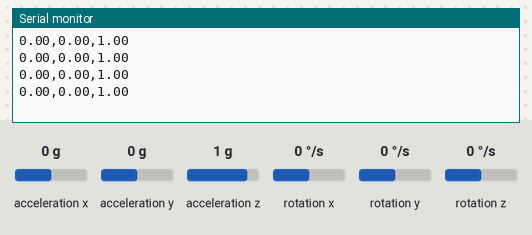
The sketch below on a simulated ESP32. On the bench: the last lines printed to the serial monitor. Wiring (inferred from the names in the program): MPU-6050 motion sensor at I2C address 0x68. The test bench sets the inputs (shaded band); at power-on: acceleration x 0 g, acceleration y 0 g, acceleration z 1 g, rotation x 0 °/s, rotation y 0 °/s, rotation z 0 °/s. Nothing arrives over Bluetooth unless stated; a phone connects over Bluetooth LE 3 s after start.

Above: at 1.2 s.
1.3 s: acceleration x set to -1.4 g
At 1.69 s:
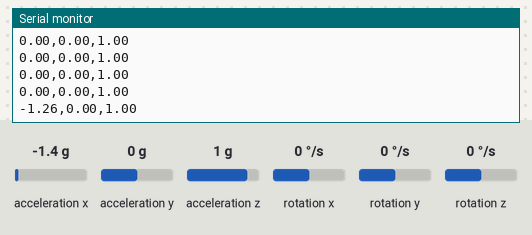
2.8 s: acceleration y set to -1.4 g
At 2.97 s:
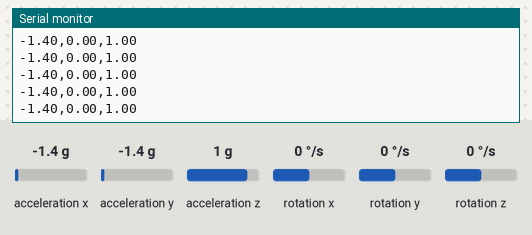
4.3 s: acceleration z set to -1.4 g
At 4.51 s:
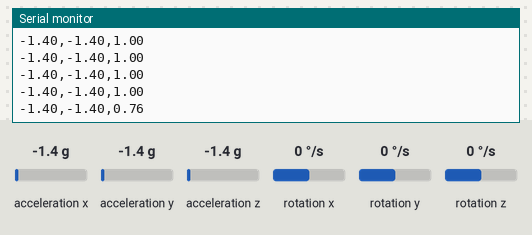
Timing chart, 0 to 7.3 s (numbered marks = the images above; inputs shaded):
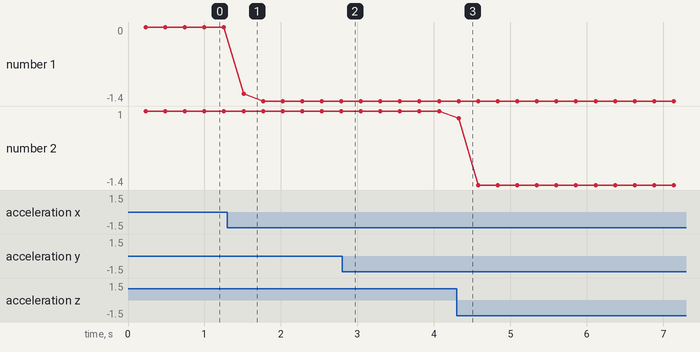

The sketch:

esp32.ino
```cpp
#include <BLEDevice.h>
#include <BLEUtils.h>
#include <BLEServer.h>
#include "sample.h"

#define SERVICE_UUID        "FFE0"
#define CHARACTERISTIC_UUID "FFE1"

SampleState SAMPLE_STATE = {};

BLECharacteristic *pCharacteristic;
BLEService *pService;
BLEServer *pServer;
BLEAdvertising *pAdvertising;

void setup() {
    Serial.begin(115200);

    BLEDevice::init("ESP32");
    pServer = BLEDevice::createServer();
    pService = pServer->createService(SERVICE_UUID);
    pCharacteristic = pService->createCharacteristic(
        CHARACTERISTIC_UUID,
        BLECharacteristic::PROPERTY_READ |
        BLECharacteristic::PROPERTY_WRITE |
        BLECharacteristic::PROPERTY_NOTIFY
    );

    pService->start();
    pAdvertising = BLEDevice::getAdvertising();
    pAdvertising->addServiceUUID(SERVICE_UUID);
    pAdvertising->setScanResponse(true);
    pAdvertising->setMinPreferred(0x06);  // functions that help with iPhone connections issue
    BLEDevice::startAdvertising();

    setup_sample();
}

void loop() {
    uint8_t bytes[BUF_LEN];

    SAMPLE_STATE.read_sensor();

    bool res = SAMPLE_STATE.filtered_sample(bytes);
    if (res == true && pServer->getConnectedCount() > 0) {
      send(bytes, BUF_LEN);
    }

    delay(24);
}

void send(uint8_t *bytes, size_t size) {
    pCharacteristic->setValue(bytes, size);
    pCharacteristic->notify(true);
}
```

sample.h
```cpp
#ifndef SAMPLE
#define SAMPLE

#include <Wire.h>

#define MAX_SAMPLE 10
#define BUF_LEN 8

const int MPU_ADDR = 0x68;  // I2C address of the MPU-6050

void to_bytes(uint8_t *bytes, int16_t acc_x, int16_t acc_y, int16_t acc_z, uint16_t ang_vel) {
    bytes[0] = (acc_x >> 8) & 0xFF;
    bytes[1] = acc_x & 0xFF;
    bytes[2] = (acc_y >> 8) & 0xFF;
    bytes[3] = acc_y & 0xFF;
    bytes[4] = (acc_z >> 8) & 0xFF;
    bytes[5] = acc_z & 0xFF;
    bytes[6] = (ang_vel >> 8) & 0xFF;
    bytes[7] = ang_vel & 0xFF;
}

struct Vec3 {
    int16_t x = 0;
    int16_t y = 0;
    int16_t z = 0;

    float len() const {
      return sqrt((float) x * x + (float) y * y + (float) z * z);
    }
};

struct Sample {
    Vec3 acc = { };
    Vec3 gyr = { };
    int16_t temp = 0;

    void read() {
        Wire.beginTransmission(MPU_ADDR);
        Wire.write(0x3B);  // starting with register 0x3B (ACCEL_XOUT_H)
        Wire.endTransmission(false);
        Wire.requestFrom(MPU_ADDR,14,true);  // request a total of 14 registers

        this->acc.x = Wire.read() << 8 | Wire.read();  // 0x3B (ACCEL_XOUT_H) & 0x3C (ACCEL_XOUT_L)
        this->acc.y = Wire.read() << 8 | Wire.read();  // 0x3D (ACCEL_YOUT_H) & 0x3E (ACCEL_YOUT_L)
        this->acc.z = Wire.read() << 8 | Wire.read();  // 0x3F (ACCEL_ZOUT_H) & 0x40 (ACCEL_ZOUT_L)
        this->temp = Wire.read() << 8 | Wire.read();  // 0x41 (TEMP_OUT_H) & 0x42 (TEMP_OUT_L)
        this->gyr.x = Wire.read() << 8 | Wire.read();  // 0x43 (GYRO_XOUT_H) & 0x44 (GYRO_XOUT_L)
        this->gyr.y = Wire.read() << 8 | Wire.read();  // 0x45 (GYRO_YOUT_H) & 0x46 (GYRO_YOUT_L)
        this->gyr.z = Wire.read() << 8 | Wire.read();  // 0x47 (GYRO_ZOUT_H) & 0x48 (GYRO_ZOUT_L)
    }

    void print() {
        Serial.print("\tAcX = "); Serial.print(this->acc.x);
        Serial.print("\t| AcY = "); Serial.print(this->acc.y);
        Serial.print("\t| AcZ = "); Serial.print(this->acc.z);
        Serial.print("\t| Tmp = "); Serial.print(this->temp / 340.00+36.53);  //equation for temperature in degrees C from datasheet
        Serial.print("\t| GyX = "); Serial.print(this->gyr.x);
        Serial.print("\t| GyY = "); Serial.print(this->gyr.y);
        Serial.print("\t| GyZ = "); Serial.println(this->gyr.z);
    }
};

struct SampleState {
private:
    Sample samples[MAX_SAMPLE] = { };
    int8_t index = 0;

public:
    void read_sensor() {
        // This should not be the case since caller should have already called the filtered_sample
        // Otherwise overwrite latest sample with a new one
        if (this->index >= MAX_SAMPLE) {
            this->index = MAX_SAMPLE - 1;
        }

        this->samples[this->index].read();

        this->index += 1;
    }

    bool filtered_sample(uint8_t *bytes) {
        if (this->index < MAX_SAMPLE) {
            return false;
        }

        this->index = 0;
        float acc_x = 0, acc_y = 0, acc_z = 0, ang_vel = 0;

        for (int i = 0; i < MAX_SAMPLE; i++) {
            ang_vel += samples[i].gyr.len();
            acc_x += samples[i].acc.x;
            acc_y += samples[i].acc.y;
            acc_z += samples[i].acc.z;
        }

        acc_x /= MAX_SAMPLE * 16384.0;
        acc_y /= MAX_SAMPLE * 16384.0;
        acc_z /= MAX_SAMPLE * 16384.0;
        ang_vel /= MAX_SAMPLE * 131.0;

//        Serial.print("AccX "); Serial.print(acc_x);
//        Serial.print("\tAccY "); Serial.print(acc_y);
//        Serial.print("\tAccZ "); Serial.print(acc_z);
//        Serial.print("\tang_vel "); Serial.print(ang_vel);
//        Serial.print("\trpm "); Serial.println((float) ang_vel * 60.0 / 360.0);
        Serial.print(acc_x); Serial.print(",");
        Serial.print(acc_y); Serial.print(",");
        Serial.println(acc_z);

        to_bytes(
            bytes,
            acc_x * 1000.0,
            acc_y * 1000.0,
            acc_z * 1000.0,
            ang_vel * 100.0
        );

        return true;
    }
};

void setup_sample() {
    #ifdef ARDUINO_AVR_UNO
    Wire.begin();
    #else
    Wire.begin(21, 22, 100000);
    #endif

    Wire.beginTransmission(MPU_ADDR);
    Wire.write(0x6B);  // PWR_MGMT_1 register
    Wire.write(0);     // set to zero (wakes up the MPU-6050)
    Wire.endTransmission(true);
}
#endif // SAMPLE
```

Measured:
- after the input at 1.3 s, the serial monitor: prints a new line after 0.21 s (image 1)
- after the input at 4.3 s, the serial monitor: prints a new line at once (image 3)
- plotted number 1: 0 → -1.4 after the input at 1.3 s
